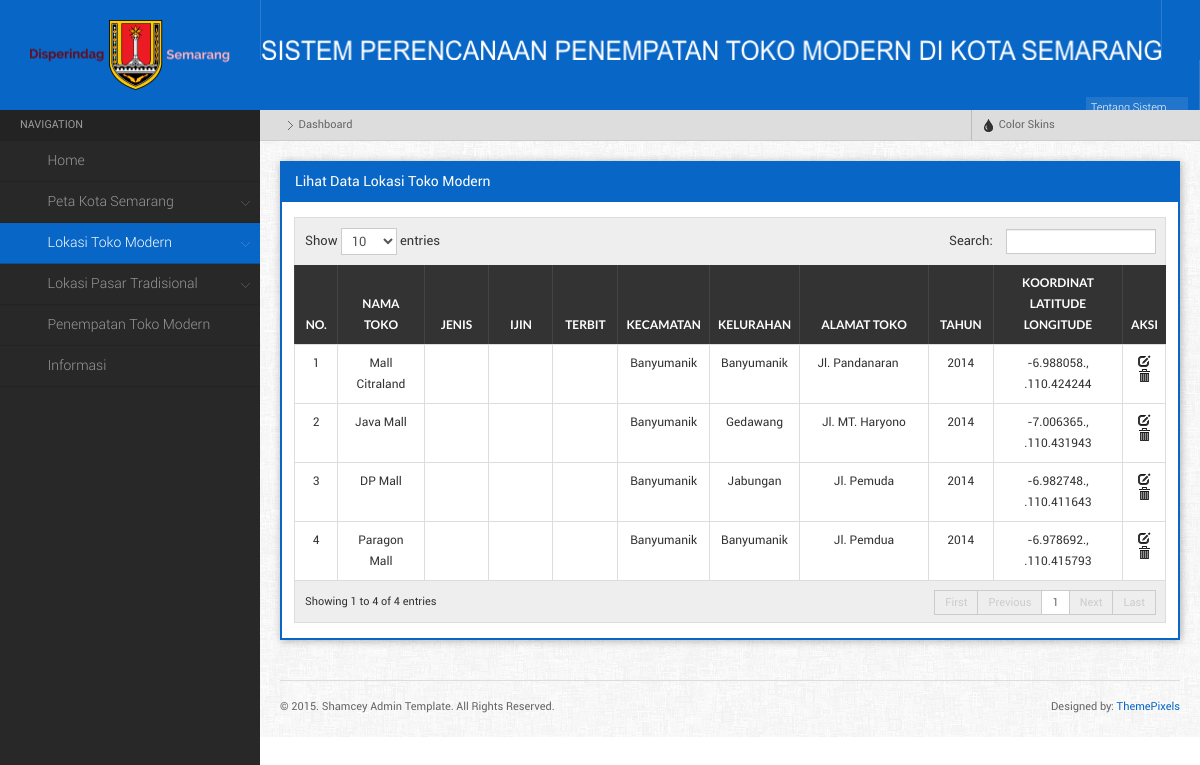
/index.php?menu=lihatToko, run on an earlier commit of the app's database.
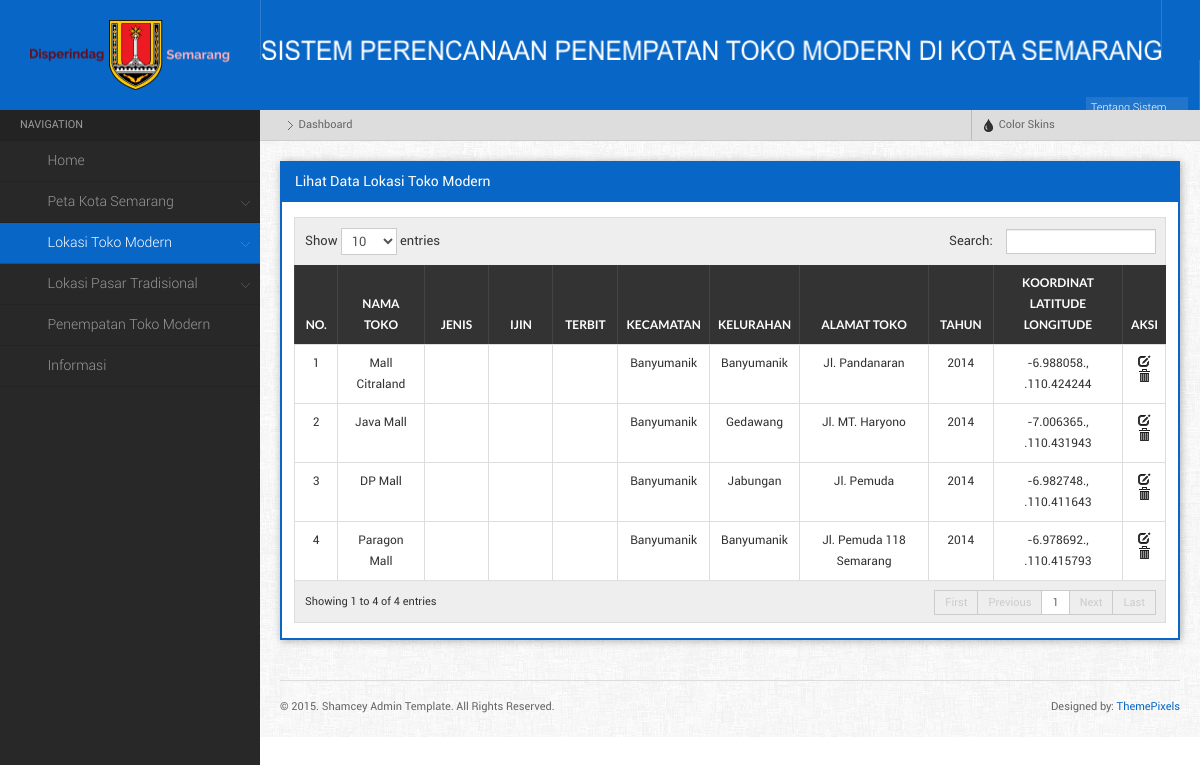
And on a later commit of the database.
### tables this page shows
CREATE TABLE IF NOT EXISTS `lokasi_toko` (
  `id_toko` int(11) NOT NULL AUTO_INCREMENT,
  `id_kelurahan` int(11) NOT NULL,
  `nama_toko` varchar(50) NOT NULL,
  `alamat_toko` varchar(100) NOT NULL,
  `tahun` year(4) NOT NULL,
  `lat` varchar(25) NOT NULL,
  `lng` varchar(25) NOT NULL,
  `jumlah` int(11) NOT NULL,
  PRIMARY KEY (`id_toko`)
);

CREATE TABLE IF NOT EXISTS `kecamatan` (
  `id_kecamatan` int(11) NOT NULL AUTO_INCREMENT,
  `nama_kecamatan` varchar(50) NOT NULL,
  `latitude` varchar(25) NOT NULL,
  `longitude` varchar(25) NOT NULL,
  PRIMARY KEY (`id_kecamatan`)
);

CREATE TABLE IF NOT EXISTS `kelurahan` (
  `id_kelurahan` int(11) NOT NULL AUTO_INCREMENT,
  `id_kecamatan` int(11) NOT NULL,
  `Kelurahan` char(50) DEFAULT NULL,
  `Geometry` longblob,
  `Luas` decimal(10,3) DEFAULT NULL,
  `XMin` int(11) DEFAULT NULL,
  `XMax` int(11) DEFAULT NULL,
  `YMin` int(11) DEFAULT NULL,
  `YMax` int(11) DEFAULT NULL,
  `id_lokasi` int(11) NOT NULL,
  PRIMARY KEY (`id_kelurahan`)
);

### index.php (called while the page is built)
<?php
	include "home.php";
?>

### component/lihat_toko.php (the view, shortened to what this page needs)
<?php
	$query =mysql_query("SELECT * FROM lokasi_toko a, kelurahan b, kecamatan c
							WHERE a.id_kelurahan = b.id_kelurahan
							AND b.id_kecamatan = c.id_kecamatan
							ORDER BY tahun DESC, c.id_kecamatan ASC") or die (mysql_error());
    echo" <div class=\"widget\">
			<h4 class=\"widgettitle\">Lihat Data Lokasi Toko Modern</h4>
			<div class=\"widgetcontent\">
			<table id=\"dyntable\" class=\"table table-bordered responsive\">
                <thead>
                    <tr>
                        <th></th>
                        <th><center>No.</th>
						<th><center>Nama Toko</th>
						<th><center>Jenis</th>
						<th><center>Ijin</th>
						<th><center>Terbit</th>
						<th><center>Kecamatan</th>
						<th><center>Kelurahan</th>
                        <th><center>Alamat Toko</th>
                        <th><center>Tahun</th>
						<th><center>Koordinat<br>Latitude Longitude</th>
						<th><center>Aksi</th>
                    </tr>
                </thead>
				<tbody>";
				$no = 1;
				while($pecah = mysql_fetch_array($query)){
					echo "<tr class=\" \">
						<td></td>
						<td style='width:5%;'><center>$no</td>
						<td style='width:10%;'><center>$pecah[nama_toko]</td>
						<td style='width:7.5%;'><center>$pecah[jenis]</td>
						<td style='width:7.5%;'><center>$pecah[ijin]</td>
						<td style='width:7.5%;'><center>$pecah[terbit]</td>
						<td style='width:10%;'><center>$pecah[nama_kecamatan]</td>
						<td style='width:10%;'><center>$pecah[Kelurahan]</td>
						<td style='width:15%;'><center>$pecah[alamat_toko]</td>
						<td style='width:7.5%;'><center>$pecah[tahun]</td>
						<td style='width:15%;'><center>$pecah[lat]., .$pecah[lng]</td>
						<td class=\"center\" style=\"width: 60px;\">
							<a href= \"main.php?menu=editToko&id_toko=$pecah[id_toko]\" title=\"Edit\"><i  class=\"icon-edit\"></i></a>
							<a href=\"main.php?menu=hapusToko&id_toko=$pecah[id_toko]\" title=\"Hapus\" onClick=\"return confirm('Apakah Anda yakin ingin menghapus data ini?')\" class=\"icon-trash\"><i></i></a>
						</td>";
					echo "</td>
					</tr>";
				$no++;
				};
				echo "</tbody>
			</table>
		 </div>
		 </div>
	";
?>

What changed in the data, as far as the page shows it:
changed lokasi_toko "Paragon Mall": alamat_toko "Jl. Pemdua" → "Jl. Pemuda 118 Semarang"
